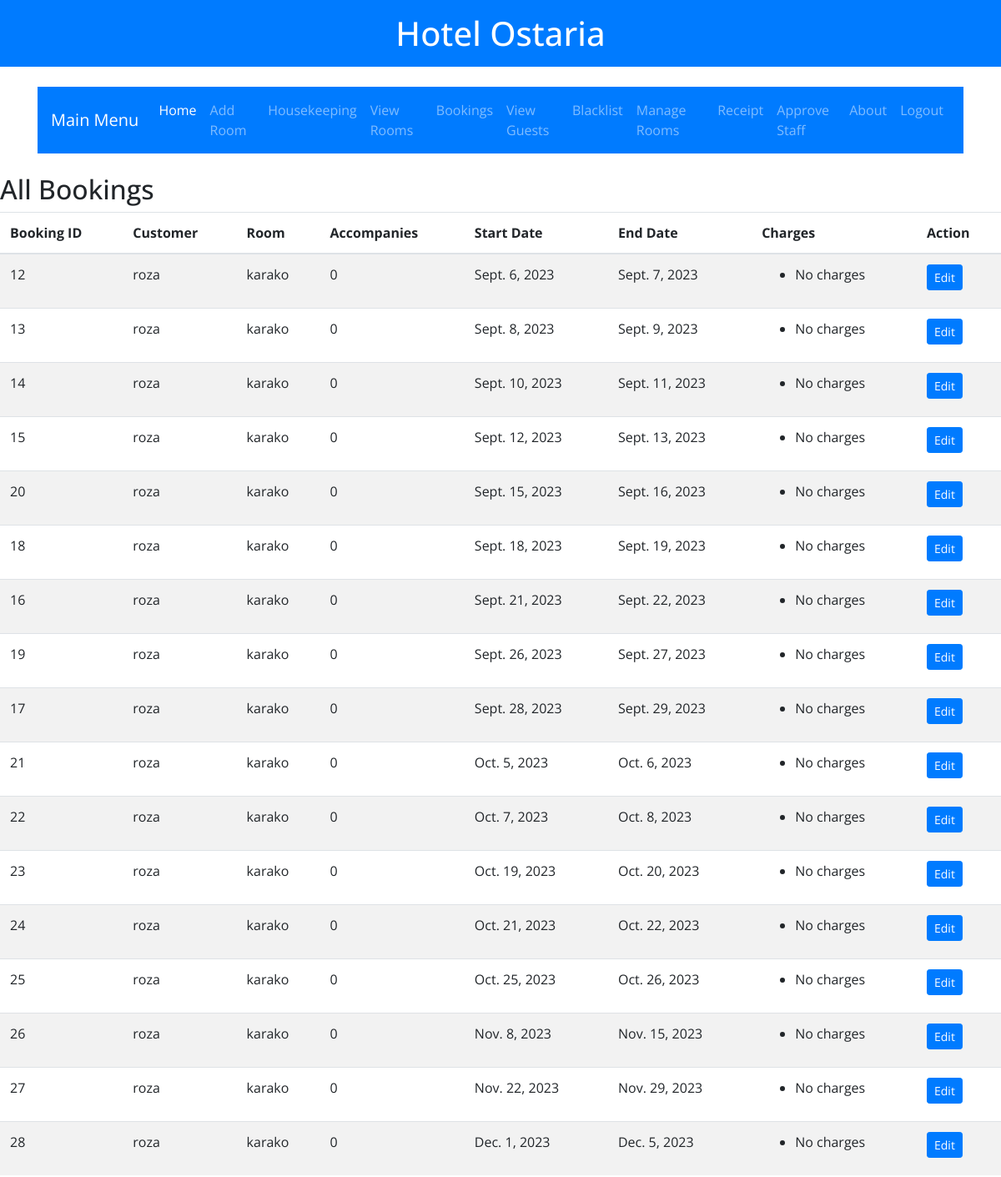
Before: /list_bookings/ (signed in, upper part) with the older database file.
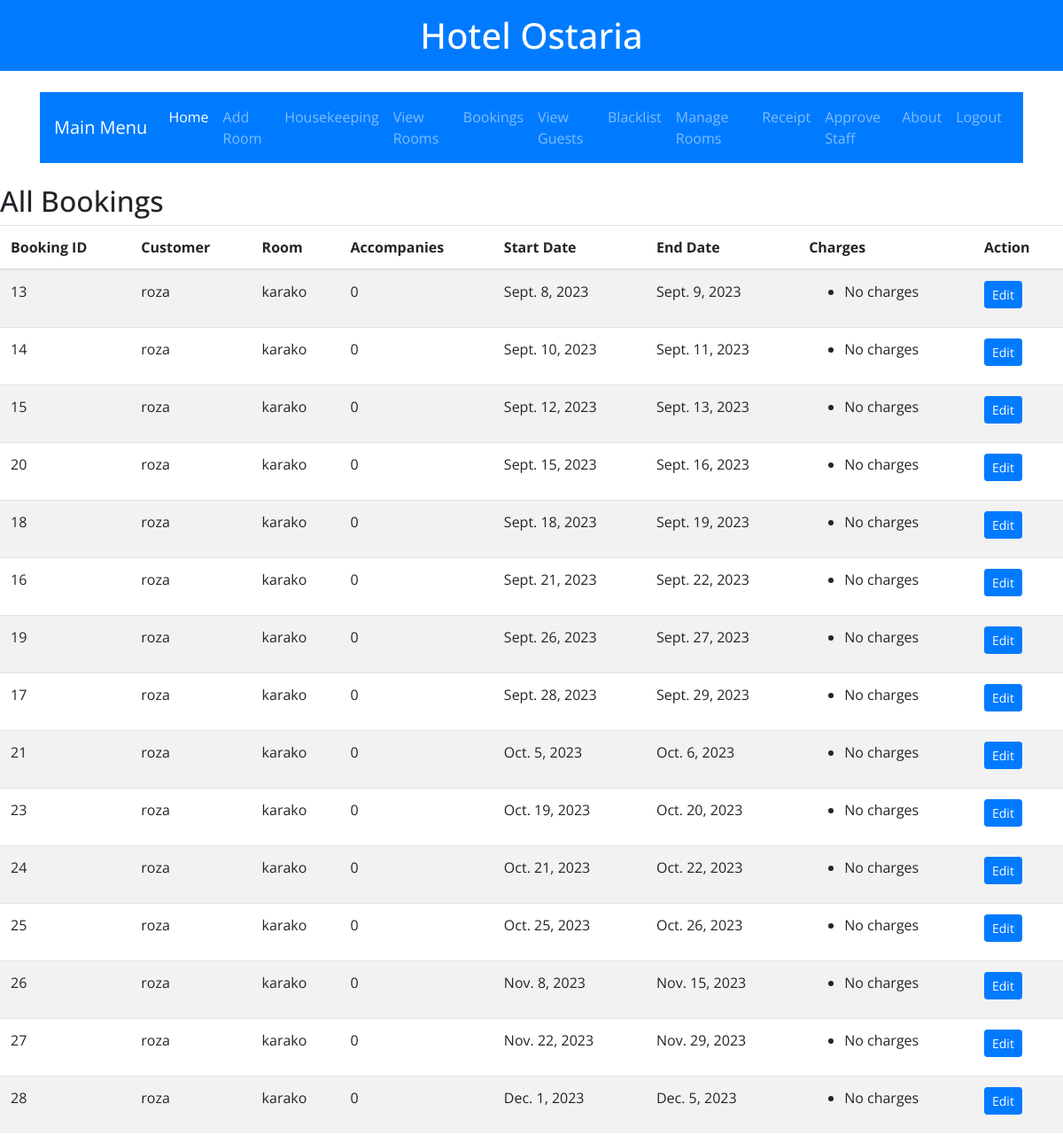
After: the same page with the newer database file.
### hotel_pms/models.py (models this page shows, shortened)
class Booking(models.Model):
    customer = models.ForeignKey(User, on_delete=models.CASCADE)
    room = models.ForeignKey(Room, on_delete=models.CASCADE)
    start_date = models.DateField()
    end_date = models.DateField()
    accompanies = models.PositiveIntegerField(default=0, help_text="Number of people accompanying the customer.")
    charges = models.ManyToManyField(ExtraCharge, through='BookingCharge')

class Room(models.Model):
    ROOM_TYPES = (
        ('s', 'Single'),
        ('d', 'Double'),
        ('su', 'Suite'),
    )
    STATUS_CHOICES = [
        ('available', 'Available'),
        ('cleaning', 'Needs Cleaning'),
        ('maintenance', 'Needs Maintenance'),
    ]
    name = models.CharField(max_length=255,  default='basic')  # New field for room name
    status = models.CharField(max_length=12, choices=STATUS_CHOICES, default='available')
    room_type = models.CharField(max_length=2, choices=ROOM_TYPES)
    rate = models.DecimalField(max_digits=7, decimal_places=2,default=100.00)

### hotel_pms/views.py (the view, shortened to what this page needs)
# urls.py: path('list_bookings/', views.list_bookings, name='list_bookings'),
@login_required
def list_bookings(request):
    if not request.user.is_staff: # or `if not request.user.is_superuser:` if you want to restrict this only to superusers.
        return redirect('home') # or some other page
    admin_notes = AdminNotes.objects.all().order_by('-timestamp')
    bookings = Booking.objects.order_by('start_date')
    context = {
        'admin_notes': admin_notes,
        'bookings': bookings
    }
    return render(request, 'hotel_pms/list_bookings.html', context)

### hotel_pms/templatetags/user_tags.py (called while the page is built)
@register.filter(name='has_group')
def has_group(user, group_name):
    return Group.objects.get(name=group_name) in user.groups.all()

### hotel_pms/templates/hotel_pms/list_bookings.html (shortened to what this page needs)
{% extends "hotel_pms/index.html" %}
{% block content %}
{% load custom_filters %}
<h2>All Bookings</h2>
<table class="table table-striped">
    <thead>
        <tr>
            <th>Booking ID</th>
            <th>Customer</th>
            <th>Room</th>
            <th>Accompanies</th>
            <th>Start Date</th>
            <th>End Date</th>
            <th>Charges</th>
            <th>Action</th>
        </tr>
    </thead>
    <tbody>
        {% for booking in bookings %}
        <tr>
            <td>{{ booking.id }}</td>
            <td>{{ booking.customer.username }}</td>
            <td>{{ booking.room.name }}</td>
            <td>{{ booking.accompanies }}</td>
            <td>{{ booking.start_date }}</td>
            <td>{{ booking.end_date }}</td>
            <td>
                <ul>
                {% for charge in booking.bookingcharge_set.all %}
                    <li>{{ charge.charge.charge_type }} ({{ charge.quantity }}) - ${{ charge.charge.cost|multiply:charge.quantity }}</li>
                {% empty %}
                    <li>No charges</li>
                {% endfor %}
                </ul>
            </td>
            <td><a href="{% url 'edit_booking' booking.id %}" class="btn btn-sm btn-primary">Edit</a></td>
        </tr>
        {% empty %}
        <tr>
            <td colspan="8">No bookings available.</td>
        </tr>
        {% endfor %}
    </tbody>
</table>
{% endblock %}

Changed rows visible on the page:
removed Booking: id "12", customer.username "roza", room.name "karako", accompanies "0", start_date "Sept. 6, 2023", end_date "Sept. 7, 2023"
removed Booking: id "22", customer.username "roza", room.name "karako", accompanies "0", start_date "Oct. 7, 2023", end_date "Oct. 8, 2023"
